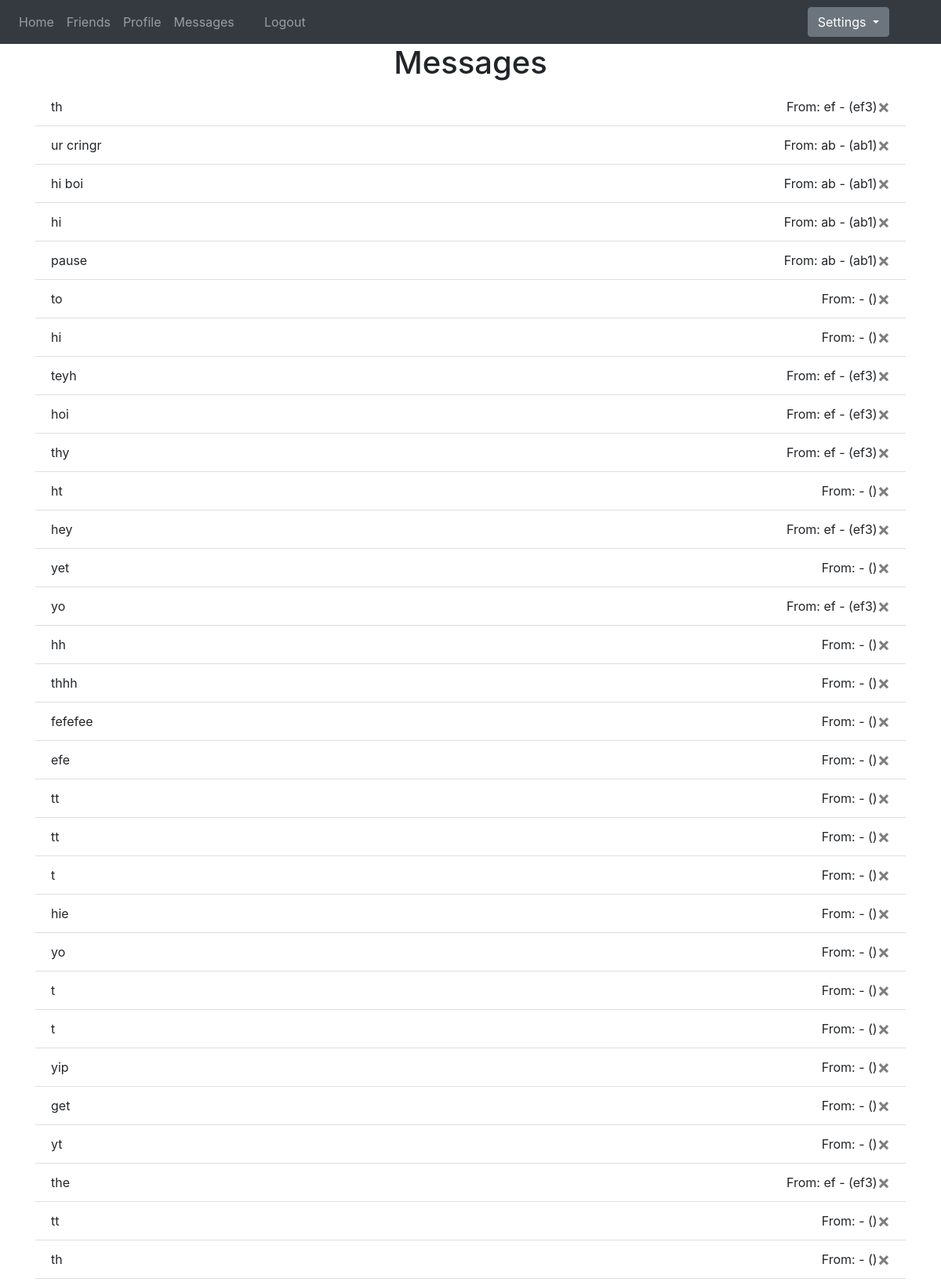
Screenshot of /messages1 (signed in, upper part) with the database file from the repository.
### website/models.py (models this page shows, shortened)
class Message(db.Model):
    id = db.Column(db.Integer, primary_key=True)
    sender_id = db.Column(db.Integer, db.ForeignKey('user.id'))
    recipient_id = db.Column(db.Integer, db.ForeignKey('user.id'))
    body = db.Column(db.String(140))
    timestamp = db.Column(db.DateTime, index=True, default=datetime.utcnow)

class User(db.Model, UserMixin):
    id = db.Column(db.Integer, primary_key=True)
    email = db.Column(db.String(150), unique=True)
    username = db.Column(db.String(150), unique=True)
    password = db.Column(db.String(150))
    first_name = db.Column(db.String(150))
    notes = db.relationship('Note')
    date = db.Column(db.DateTime(timezone=True), default=func.now())
    readTimes = db.relationship('ReadTime')
    followed = db.relationship('User',
                               secondary=followers,
                               primaryjoin=(followers.c.follower_id == id),
                               secondaryjoin=(followers.c.followed_id == id),
                               backref=db.backref('followers', lazy='dynamic'),
                               lazy='dynamic')
    messages_sent = db.relationship('Message',
                                    foreign_keys='Message.sender_id',
                                    backref='author', lazy='dynamic')
    messages_received = db.relationship('Message',
                                        foreign_keys='Message.recipient_id',
                                        backref='recipient', lazy='dynamic')
    last_message_read_time = db.Column(db.DateTime)
    def is_following(self, user):
        return self.followed.filter(followers.c.followed_id == user.id).count() > 0
    def new_msgs(self):
        newMsgs = 0
        for person in self.followed:
            if person.is_following(self):
                txmp = ReadTime.query.filter_by(recipient_id=self.id, sender_id=person.id).first()
                for msg in self.messages_received:
                    if msg.sender_id == person.id and msg.timestamp > txmp.readDate:
                        newMsgs += 1
        return newMsgs

### website/views.py (the view, shortened to what this page needs)
@views.route('/messages1', methods=['GET', 'POST'])
@login_required
def messages1():
    current_user.last_message_read_time = datetime.utcnow()
    db.session.commit()
    page = request.args.get('page', 1, type=int)
    messages = current_user.messages_received.order_by(
        Message.timestamp.desc())
    return render_template('messages1.html', user=current_user, messages=messages, User=User)

### website/__init__.py (called while the page is built)
def create_app():
    app = Flask(__name__)
    app.config['SECRET_KEY'] = 'bhangre'
    app.config['SQLALCHEMY_DATABASE_URI'] = f'sqlite:///{DB_NAME}'
    db.init_app(app)
    migrate = Migrate(app, db)
    from .views import views
    from .auth import auth
    app.register_blueprint(views, url_prefix='/')
    app.register_blueprint(auth, url_prefix='/')
    from .models import User, Note
    create_database(app)
    login_manager = LoginManager()
    login_manager.login_view = 'auth.login'
    login_manager.init_app(app)
    @login_manager.user_loader
    def load_user(id):
        return User.query.get(int(id))
    return app

### website/templates/messages1.html
{% extends "base.html" %} {% block title %}Your Messages{% endblock %} {% block
content %}
<h1 align="center">Messages</h1>
<ul class="list-group list-group-flush" id="message">
  {% for msg in messages %}
  <li class="list-group-item">
    {{ msg.body }}
    <form style="float: right" align="right" action="" method="POST">
      <button
        type="submit"
        class="close"
        id="delete"
        name="delete"
        value="{{msg.id}}"
      >
        <span aria-hidden="true">&times;</span>
      </button>
    </form>
    <div style="float: right" align="right">
      From: {{ User.query.filter_by(id=msg.sender_id).first().first_name }} -
      ({{ User.query.filter_by(id=msg.sender_id).first().username }})
    </div>
  </li>
  {% endfor %}
</ul>
{% endblock %}

### rows the page displays
Message: body "th", {{ msg.id }} 129 (drawn), query.filter_by "ef3"
User: query.filter_by "ef"
Message: body "ur cringr", {{ msg.id }} 128 (drawn), query.filter_by "ab1"
User: query.filter_by "ab"
Message: body "hi boi", {{ msg.id }} 127 (drawn), query.filter_by "ab1"
Message: body "hi", {{ msg.id }} 123 (drawn), query.filter_by "ab1"
Message: body "pause", {{ msg.id }} 122 (drawn), query.filter_by "ab1"
Message: body "to", {{ msg.id }} 121 (drawn)
Message: body "hi", {{ msg.id }} 120 (drawn)
Message: body "teyh", {{ msg.id }} 119 (drawn), query.filter_by "ef3"
Message: body "hoi", {{ msg.id }} 118 (drawn), query.filter_by "ef3"
Message: body "thy", {{ msg.id }} 117 (drawn), query.filter_by "ef3"
Message: body "ht", {{ msg.id }} 116 (drawn)
Message: body "hey", {{ msg.id }} 115 (drawn), query.filter_by "ef3"
Message: body "yet", {{ msg.id }} 114 (drawn)
Message: body "yo", {{ msg.id }} 113 (drawn), query.filter_by "ef3"
Message: body "hh", {{ msg.id }} 112 (drawn)
Message: body "thhh", {{ msg.id }} 111 (drawn)
Message: body "fefefee", {{ msg.id }} 110 (drawn)
Message: body "efe", {{ msg.id }} 109 (drawn)
Message: body "tt", {{ msg.id }} 108 (drawn)
Message: body "tt", {{ msg.id }} 107 (drawn)
Message: body "t", {{ msg.id }} 106 (drawn)
Message: body "hie", {{ msg.id }} 105 (drawn)
Message: body "yo", {{ msg.id }} 104 (drawn)
Message: body "t", {{ msg.id }} 103 (drawn)
Message: body "t", {{ msg.id }} 102 (drawn)
Message: body "yip", {{ msg.id }} 101 (drawn)
Message: body "get", {{ msg.id }} 100 (drawn)
Message: body "yt", {{ msg.id }} 99 (drawn)
Message: body "the", {{ msg.id }} 98 (drawn), query.filter_by "ef3"
Message: body "tt", {{ msg.id }} 97 (drawn)
Message: body "th", {{ msg.id }} 96 (drawn)
